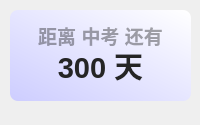
<?xml version="1.0" encoding="UTF-8"?>
<ui version="4.0">
 <class>Form</class>
 <widget class="QWidget" name="Form">
  <property name="geometry">
   <rect>
    <x>0</x>
    <y>0</y>
    <width>200</width>
    <height>125</height>
   </rect>
  </property>
  <property name="minimumSize">
   <size>
    <width>0</width>
    <height>0</height>
   </size>
  </property>
  <property name="maximumSize">
   <size>
    <width>16777215</width>
    <height>65536</height>
   </size>
  </property>
  <property name="windowTitle">
   <string>自定义倒计时</string>
  </property>
  <widget class="QLabel" name="countdown_custom_title">
   <property name="geometry">
    <rect>
     <x>20</x>
     <y>20</y>
     <width>161</width>
     <height>31</height>
    </rect>
   </property>
   <property name="font">
    <font>
     <family>Microsoft YaHei UI</family>
     <pointsize>14</pointsize>
     <bold>true</bold>
    </font>
   </property>
   <property name="styleSheet">
    <string notr="true">color: rgba(0, 0, 0, 90);
font-weight: bold;</string>
   </property>
   <property name="text">
    <string>距离 中考 还有</string>
   </property>
   <property name="textFormat">
    <enum>Qt::TextFormat::PlainText</enum>
   </property>
   <property name="alignment">
    <set>Qt::AlignmentFlag::AlignCenter</set>
   </property>
  </widget>
  <widget class="QLabel" name="custom_countdown">
   <property name="geometry">
    <rect>
     <x>20</x>
     <y>30</y>
     <width>161</width>
     <height>71</height>
    </rect>
   </property>
   <property name="font">
    <font>
     <family>Microsoft YaHei UI</family>
     <pointsize>22</pointsize>
     <bold>true</bold>
    </font>
   </property>
   <property name="styleSheet">
    <string notr="true">border: none;
color: rgba(37, 37, 37, 255);
font-weight: bold</string>
   </property>
   <property name="text">
    <string>300 天</string>
   </property>
   <property name="textFormat">
    <enum>Qt::TextFormat::PlainText</enum>
   </property>
   <property name="alignment">
    <set>Qt::AlignmentFlag::AlignCenter</set>
   </property>
  </widget>
  <widget class="QLabel" name="backgnd">
   <property name="geometry">
    <rect>
     <x>10</x>
     <y>10</y>
     <width>181</width>
     <height>91</height>
    </rect>
   </property>
   <property name="styleSheet">
    <string notr="true">background-color: qlineargradient(spread:pad, x1:0, y1:1, x2:1, y2:0, stop:0 rgba(205, 205, 255, 255), stop:1 rgba(255, 255, 255, 255));
border-radius: 8px</string>
   </property>
   <property name="text">
    <string/>
   </property>
  </widget>
  <widget class="QLabel" name="img">
   <property name="geometry">
    <rect>
     <x>10</x>
     <y>10</y>
     <width>91</width>
     <height>91</height>
    </rect>
   </property>
   <property name="styleSheet">
    <string notr="true"/>
   </property>
   <property name="pixmap">
    <pixmap>img/2.png</pixmap>
   </property>
   <property name="scaledContents">
    <bool>true</bool>
   </property>
  </widget>
  <zorder>backgnd</zorder>
  <zorder>img</zorder>
  <zorder>countdown_custom_title</zorder>
  <zorder>custom_countdown</zorder>
 </widget>
 <resources/>
 <connections/>
</ui>
